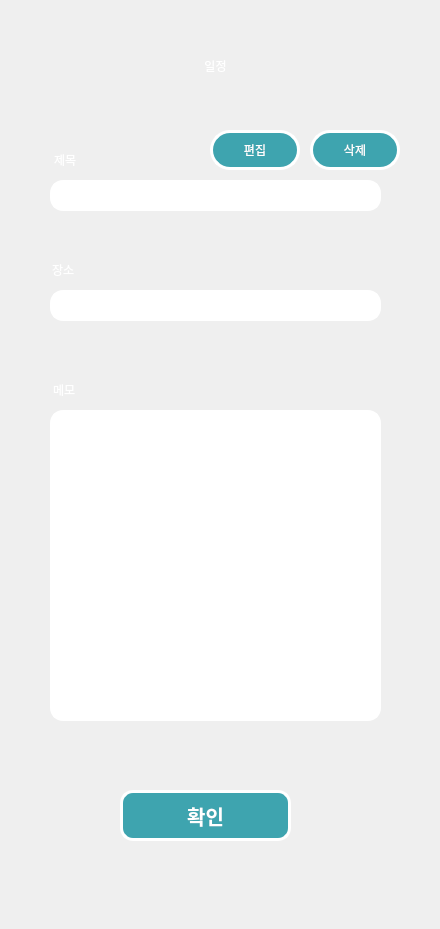
   <widget class="QWidget" name="schedule_patient">
    <widget class="QLabel" name="label_73">
     <property name="geometry">
      <rect>
       <x>0</x>
       <y>0</y>
       <width>431</width>
       <height>920</height>
      </rect>
     </property>
     <property name="styleSheet">
      <string notr="true">background-image: url(:/new/prefix1/resources/Dream Whale_.png);</string>
     </property>
     <property name="text">
      <string/>
     </property>
    </widget>
    <widget class="QLabel" name="label_5">
     <property name="geometry">
      <rect>
       <x>90</x>
       <y>40</y>
       <width>251</width>
       <height>51</height>
      </rect>
     </property>
     <property name="styleSheet">
      <string notr="true">font: 700 22pt &quot;Gaegu&quot;;
color: rgb(255, 255, 255);</string>
     </property>
     <property name="text">
      <string>일정</string>
     </property>
     <property name="alignment">
      <set>Qt::AlignCenter</set>
     </property>
    </widget>
    <widget class="QTextEdit" name="textEdit">
     <property name="geometry">
      <rect>
       <x>50</x>
       <y>180</y>
       <width>331</width>
       <height>31</height>
      </rect>
     </property>
     <property name="styleSheet">
      <string notr="true">color:black;
background-color: rgb(255, 255, 255);
border: 2px solid rgb(255, 255, 255);
border-radius: 13px; 
padding: 1px 10px; </string>
     </property>
     <property name="readOnly">
      <bool>true</bool>
     </property>
    </widget>
    <widget class="QTextEdit" name="textEdit_2">
     <property name="geometry">
      <rect>
       <x>50</x>
       <y>290</y>
       <width>331</width>
       <height>31</height>
      </rect>
     </property>
     <property name="styleSheet">
      <string notr="true">color:black;
background-color: rgb(255, 255, 255);
border: 2px solid rgb(255, 255, 255);
border-radius: 13px; 
padding: 1px 10px; </string>
     </property>
     <property name="readOnly">
      <bool>true</bool>
     </property>
    </widget>
    <widget class="QTextEdit" name="textEdit_3">
     <property name="geometry">
      <rect>
       <x>50</x>
       <y>410</y>
       <width>331</width>
       <height>311</height>
      </rect>
     </property>
     <property name="styleSheet">
      <string notr="true">color:black;
background-color: rgb(255, 255, 255);
border: 2px solid rgb(255, 255, 255);
border-radius: 13px; 
padding: 1px 10px; </string>
     </property>
     <property name="readOnly">
      <bool>true</bool>
     </property>
    </widget>
    <widget class="QPushButton" name="pushButton_2">
     <property name="geometry">
      <rect>
       <x>120</x>
       <y>790</y>
       <width>171</width>
       <height>51</height>
      </rect>
     </property>
     <property name="font">
      <font>
       <family>Gaegu</family>
       <pointsize>15</pointsize>
       <italic>false</italic>
       <bold>true</bold>
      </font>
     </property>
     <property name="styleSheet">
      <string notr="true">color: rgb(255, 255, 255);
background-color: rgb(62, 164, 175);
border: 3px solid rgb(255, 255, 255);
border-radius: 13px; 
font: 700 15pt &quot;Gaegu&quot;;
padding: 1px 10px; </string>
     </property>
     <property name="text">
      <string>확인</string>
     </property>
     <property name="flat">
      <bool>true</bool>
     </property>
    </widget>
    <widget class="QLabel" name="label_6">
     <property name="geometry">
      <rect>
       <x>54</x>
       <y>140</y>
       <width>41</width>
       <height>40</height>
      </rect>
     </property>
     <property name="styleSheet">
      <string notr="true">font: 700 18pt &quot;Gaegu&quot;;
color: rgb(255, 255, 255);</string>
     </property>
     <property name="text">
      <string>제목</string>
     </property>
    </widget>
    <widget class="QLabel" name="label_7">
     <property name="geometry">
      <rect>
       <x>52</x>
       <y>250</y>
       <width>40</width>
       <height>40</height>
      </rect>
     </property>
     <property name="styleSheet">
      <string notr="true">font: 700 18pt &quot;Gaegu&quot;;
color: rgb(255, 255, 255);</string>
     </property>
     <property name="text">
      <string>장소</string>
     </property>
    </widget>
    <widget class="QLabel" name="label_8">
     <property name="geometry">
      <rect>
       <x>53</x>
       <y>370</y>
       <width>40</width>
       <height>40</height>
      </rect>
     </property>
     <property name="styleSheet">
      <string notr="true">font: 700 18pt &quot;Gaegu&quot;;
color: rgb(255, 255, 255);</string>
     </property>
     <property name="text">
      <string>메모</string>
     </property>
    </widget>
    <widget class="QPushButton" name="pushButton_3">
     <property name="geometry">
      <rect>
       <x>210</x>
       <y>130</y>
       <width>90</width>
       <height>40</height>
      </rect>
     </property>
     <property name="styleSheet">
      <string notr="true">color: rgb(255, 255, 255);
background-color: rgb(62, 164, 175);
border: 3px solid rgb(255, 255, 255);
border-radius: 20px; 
font: 700 18pt &quot;Gaegu&quot;;
padding: 5px 10px; </string>
     </property>
     <property name="text">
      <string>편집</string>
     </property>
     <property name="flat">
      <bool>true</bool>
     </property>
    </widget>
    <widget class="QPushButton" name="btn_delete_schedule">
     <property name="geometry">
      <rect>
       <x>310</x>
       <y>130</y>
       <width>90</width>
       <height>40</height>
      </rect>
     </property>
     <property name="styleSheet">
      <string notr="true">color: rgb(255, 255, 255);
background-color: rgb(62, 164, 175);
border: 3px solid rgb(255, 255, 255);
border-radius: 20px; 
font: 700 18pt &quot;Gaegu&quot;;
padding: 5px 10px; </string>
     </property>
     <property name="text">
      <string>삭제</string>
     </property>
     <property name="flat">
      <bool>true</bool>
     </property>
    </widget>
   </widget>
